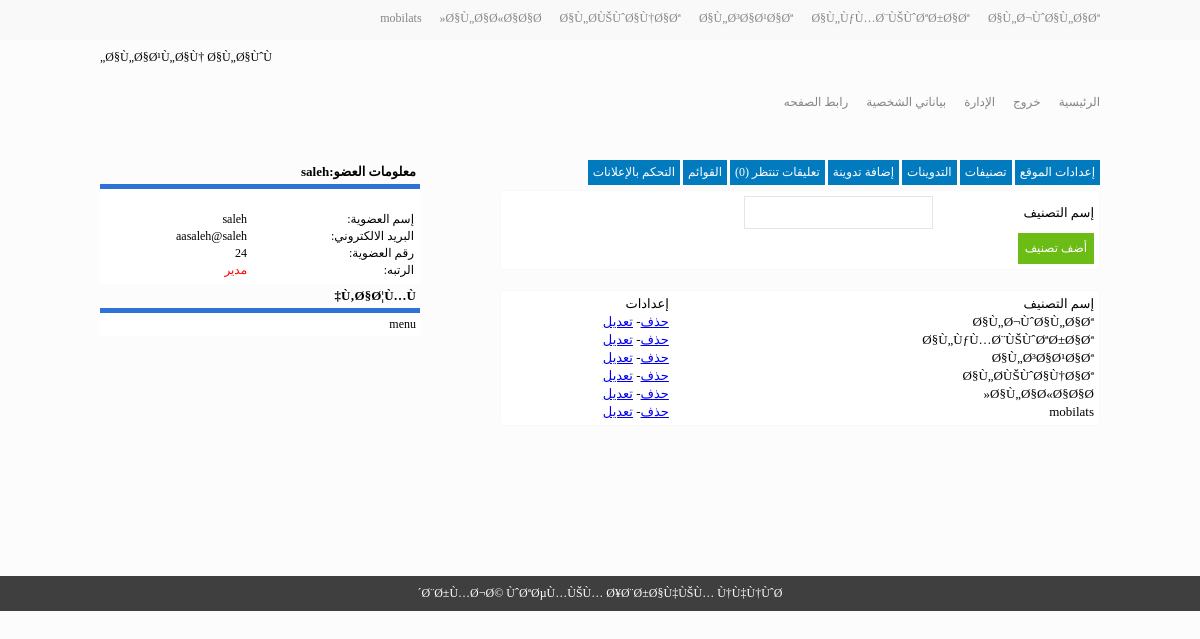
Page /admincp.php?type=category (signed in) on the committed database.
### tables this page shows
CREATE TABLE `category` (
  `c_id` int(11) NOT NULL auto_increment,
  `c_title` varchar(255) NOT NULL,
  PRIMARY KEY  (`c_id`)
);

CREATE TABLE `ads` (
  `active1` int(11) NOT NULL,
  `active2` int(11) NOT NULL,
  `code1` text NOT NULL,
  `code2` text NOT NULL
);

CREATE TABLE `block` (
  `id` int(11) NOT NULL auto_increment,
  `name` varchar(255) NOT NULL,
  `content` text NOT NULL,
  `ord` int(11) NOT NULL,
  PRIMARY KEY  (`id`)
);

### admin/category.php (the view, shortened to what this page needs)
<form action="admincp.php?type=category" method="post">
<table width="100%" border="0">
<tr>
<td>إسم التصنيف</td>
<td><input name="c_title" type="text" value="" /></td>
</tr>
</table>
<table width="100%" border="0">
<tr>
<td><input name="Addcat" type="submit" value="أضف تصنيف" /></td>
</tr>
</table>
</form>
</div><br />
<div class='adminco'>
<table width="100%" border="0">
<tr>
<td>إسم التصنيف</td>
<td>إعدادات</td>
<?php
$selectCat = mysql_query("SELECT * FROM category");
while($fetchc = mysql_fetch_object($selectCat)){
echo'
<tr>
<td>'.$fetchc->c_title.'</td>
<td><a href="admincp.php?type=category&delete=cat&c_id='.$fetchc->c_id.'">حذف</a>-
<a href="admincp.php?type=category&edit=cat&c_id='.$fetchc->c_id.'">تعديل</a></td>
</tr>';
}
?>
</tr>
</table>

### files/header.php (shortened to what this page needs)
<?php include "include/functions.php";
$selectads = mysql_query("SELECT * FROM ads");
$FetchAds = mysql_fetch_assoc($selectads);
?>
<!DOCTYPE html>
<html>
<head>
<link rel="stylesheet" href="css/style.css" type="text/css">
</head>
<body>
<div class="header_b">
<div class="navtop">
<div class="container">
<ul>
<?php
$selectcat =mysql_query("SELECT * FROM category");
while($fetchcategory = mysql_fetch_assoc($selectcat)){
	echo'<li><a href="category.php?id='.$fetchcategory['c_id'].'">'.$fetchcategory['c_title'].'</a></li>';
}
?>
</ul><div class="clear"></div>
</div>
</div>
<div class="head container">
<div class="ads">
<?
if($FetchAds['active1'] == 0){
	echo $FetchAds['code1'];
}
?>
</div>
</div>
<div class="navbar">
<div class="container">
<ul>
<li><a href="index.php">الرئيسية</a></li>
<?php
if(login != 1){
	echo'<li><a href="register.php">التسجيل</a></li>';
}else{
	echo'<li><a href="logout.php">خروج</a></li>';
	if(ulv == 3){echo'<li><a href="admincp.php">الإدارة</a></li>';}
}
	if(ulv >0){
		echo'<li><a href="profile.php?type=edit">بياناتي الشخصية</a></li>';
	}
?>
<li><a href="#">رابط الصفحه</a></li>
</ul><div class="clear"></div>
</div>
</div>
</div>
<br /><br />
<div class="container">
<div style="float:right;width:600px;">

### files/block.php (shortened to what this page needs)
</div>
<div class="blockl">
<?php
if(login == 1){
	echo'<div class="titleblock"><h3>معلومات العضو:'.uname.'</h3></div>
<div class="contentblock">
<table width="100%" border="0">
<tr>
<td colspan="2" align="center"><img src="'.u_img.'" alt="" width="100" /></td>
</tr>
<tr>
<td>إسم العضوية:</td>
<td>'.uname.'</td>
</tr>
<tr>
<td>البريد الالكتروني:</td>
<td>'.uemail.'</td>
</tr>
<tr>
<td>رقم العضوية:</td>
<td>'.uid.'</td>
</tr>
<tr>
<td>الرتبه:</td>
<td>';
if(ulv == 1){echo"<font color='red'>عضو</font>";}
elseif(ulv == 2){echo"<font color='red'>كاتب</font>";}
elseif(ulv == 3){echo"<font color='red'>مدير</font>";}
echo
'</td>
</tr>
</table>
</div>';
}
$SelectBlock = mysql_query("SELECT * FROM block ORDER BY ord ASC") or die(mysql_error());
while($FetchBlock = mysql_fetch_assoc($SelectBlock)){
echo'
<div class="titleblock"><h3>'.$FetchBlock['name'].'</h3></div>
<div class="contentblock">
'.$FetchBlock['content'].'
</div>';
}
?>
</div>

### css/style.css (style rules this page uses)
* { margin:0;padding:0; }
body { background:#FCFCFC; font:12px tahoma; direction:rtl; }
.container { width:1000px;margin:auto; }
.navtop { background:#F9F9F9;height:40px; border-bottom:1px soild #F0F0F0; }
.navtop ul { list-style:none;padding:0; }
.navtop ul li { float:right; margin-left:18px; line-height:36px; }
.navtop ul li a { text-decoration:none;color:#858585; }
.head { padding:10px; }
.ads { float:left; }
.navbar ul { list-style:none;padding:0; }
.navbar ul li { float:right; margin-left:18px; line-height:55px; }
.navbar ul li a { text-decoration:none;color:#858585; }
.blockl { float:left; width:320px; }
.titleblock h3 { font-family:tahoma;font-size:13px;border-bottom:5px solid #2E72D8;padding:4px; }
.contentblock { background:#fff;padding:4px; }
.adminco { background:#fff;margin-top:5px;border:1px solid #F9F9F9;padding:3px;border-radius:3px;font:13px tahoma; }
input[type=text],textarea { border:1px solid #E9E4E4;padding:8px 5px; }
input[type=submit] { border:0;background:#6bbc14;color:#fff;font:12px tahoma;padding:8px 7px; }

### rows in the picture
category: c_title "Ø§Ù„Ø¬ÙˆØ§Ù„Ø§Øª"
category: c_title "Ø§Ù„ÙƒÙ…Ø¨ÙŠÙˆØªØ±Ø§Øª"
category: c_title "Ø§Ù„Ø³Ø§Ø¹Ø§Øª"
category: c_title "Ø§Ù„Ø­ÙŠÙˆØ§Ù†Ø§Øª"
category: c_title "Ø§Ù„Ø§Ø«Ø§Ø§Ø«"
category: c_title "mobilats"
ads: code1 "Ø§Ù„Ø§Ø¹Ù„Ø§Ù† Ø§Ù„Ø§ÙˆÙ„"
block: name "Ù‚Ø§Ø¦Ù…Ù‡", content "menu"

### other values in the picture
mysql_num_rows($SelectCm) "0"
uname "saleh"
uemail "aasaleh@saleh"
uid "24"
s_copy "Ø¨Ø±Ù…Ø¬Ø© ÙˆØªØµÙ…ÙŠÙ… Ø¥Ø¨Ø±Ø§Ù‡ÙŠÙ… Ù†Ù‡Ù†ÙˆØ´"
